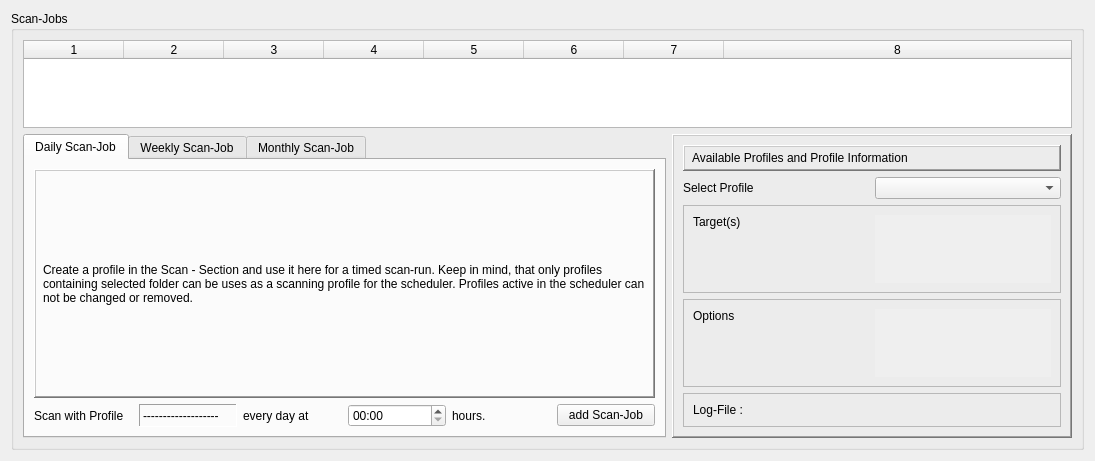
<?xml version="1.0" encoding="UTF-8"?>
<ui version="4.0">
 <class>scheduler</class>
 <widget class="QWidget" name="scheduler">
  <property name="geometry">
   <rect>
    <x>0</x>
    <y>0</y>
    <width>1095</width>
    <height>461</height>
   </rect>
  </property>
  <property name="windowTitle">
   <string>Form</string>
  </property>
  <layout class="QGridLayout" name="gridLayout">
   <item row="0" column="0">
    <widget class="QGroupBox" name="groupBox">
     <property name="title">
      <string>Scan-Jobs</string>
     </property>
     <layout class="QGridLayout" name="gridLayout_2">
      <item row="1" column="0">
       <widget class="QTabWidget" name="tabWidget">
        <property name="tabPosition">
         <enum>QTabWidget::TabPosition::North</enum>
        </property>
        <property name="tabShape">
         <enum>QTabWidget::TabShape::Rounded</enum>
        </property>
        <property name="currentIndex">
         <number>0</number>
        </property>
        <property name="iconSize">
         <size>
          <width>22</width>
          <height>22</height>
         </size>
        </property>
        <property name="elideMode">
         <enum>Qt::TextElideMode::ElideRight</enum>
        </property>
        <widget class="QWidget" name="dailyTab">
         <attribute name="icon">
          <iconset resource="../resources.qrc">
           <normaloff>:/icons/icons/daily.png</normaloff>:/icons/icons/daily.png</iconset>
         </attribute>
         <attribute name="title">
          <string>Daily Scan-Job</string>
         </attribute>
         <layout class="QGridLayout" name="gridLayout_3">
          <item row="1" column="0">
           <widget class="QLabel" name="dailyScanWithLabel">
            <property name="text">
             <string>Scan with Profile</string>
            </property>
           </widget>
          </item>
          <item row="1" column="1">
           <widget class="QLabel" name="dailyProfileLabel">
            <property name="frameShape">
             <enum>QFrame::Shape::Panel</enum>
            </property>
            <property name="frameShadow">
             <enum>QFrame::Shadow::Sunken</enum>
            </property>
            <property name="text">
             <string>-------------------</string>
            </property>
           </widget>
          </item>
          <item row="1" column="2">
           <widget class="QLabel" name="dailyAtLabel">
            <property name="text">
             <string>every day at</string>
            </property>
           </widget>
          </item>
          <item row="1" column="3">
           <widget class="QTimeEdit" name="dailyTimeEdit">
            <property name="displayFormat">
             <string>hh:mm</string>
            </property>
           </widget>
          </item>
          <item row="1" column="4">
           <widget class="QLabel" name="dailyAClockLabel">
            <property name="text">
             <string>hours.</string>
            </property>
           </widget>
          </item>
          <item row="1" column="5">
           <widget class="QPushButton" name="dailyAddScanJobButton">
            <property name="text">
             <string>add Scan-Job</string>
            </property>
            <property name="icon">
             <iconset resource="../resources.qrc">
              <normaloff>:/icons/icons/scheduleAddButton.png</normaloff>:/icons/icons/scheduleAddButton.png</iconset>
            </property>
            <property name="iconSize">
             <size>
              <width>22</width>
              <height>22</height>
             </size>
            </property>
           </widget>
          </item>
          <item row="0" column="0" colspan="6">
           <widget class="QLabel" name="dailyInfoLabel">
            <property name="styleSheet">
             <string notr="true">padding:5px</string>
            </property>
            <property name="frameShape">
             <enum>QFrame::Shape::WinPanel</enum>
            </property>
            <property name="frameShadow">
             <enum>QFrame::Shadow::Raised</enum>
            </property>
            <property name="text">
             <string>Create a profile in the Scan - Section and use it here for a timed scan-run. Keep in mind, that only profiles containing selected folder can be uses as a scanning profile for the scheduler. Profiles active in the scheduler can not be changed or removed.</string>
            </property>
            <property name="wordWrap">
             <bool>true</bool>
            </property>
           </widget>
          </item>
         </layout>
        </widget>
        <widget class="QWidget" name="weeklyTab">
         <attribute name="icon">
          <iconset resource="../resources.qrc">
           <normaloff>:/icons/icons/weekly.png</normaloff>:/icons/icons/weekly.png</iconset>
         </attribute>
         <attribute name="title">
          <string>Weekly Scan-Job</string>
         </attribute>
         <layout class="QGridLayout" name="gridLayout_4">
          <item row="1" column="0">
           <widget class="QLabel" name="weeklyScanWithLabel">
            <property name="text">
             <string>Scan with Profile</string>
            </property>
           </widget>
          </item>
          <item row="1" column="1">
           <widget class="QLabel" name="weeklyProfileLabel">
            <property name="frameShape">
             <enum>QFrame::Shape::Panel</enum>
            </property>
            <property name="frameShadow">
             <enum>QFrame::Shadow::Sunken</enum>
            </property>
            <property name="text">
             <string>-------------------</string>
            </property>
           </widget>
          </item>
          <item row="1" column="2">
           <widget class="QLabel" name="weeklyEveryLabel">
            <property name="text">
             <string>every</string>
            </property>
           </widget>
          </item>
          <item row="1" column="3">
           <widget class="QComboBox" name="weeklyDayOfWeekComboBox">
            <item>
             <property name="text">
              <string>Monday</string>
             </property>
            </item>
            <item>
             <property name="text">
              <string>Tuesday</string>
             </property>
            </item>
            <item>
             <property name="text">
              <string>Wednesday</string>
             </property>
            </item>
            <item>
             <property name="text">
              <string>Thursdas</string>
             </property>
            </item>
            <item>
             <property name="text">
              <string>Friday</string>
             </property>
            </item>
            <item>
             <property name="text">
              <string>Saturday</string>
             </property>
            </item>
            <item>
             <property name="text">
              <string>Sunday</string>
             </property>
            </item>
           </widget>
          </item>
          <item row="1" column="4">
           <widget class="QLabel" name="weeklyAtLabel">
            <property name="text">
             <string>at</string>
            </property>
           </widget>
          </item>
          <item row="1" column="5">
           <widget class="QTimeEdit" name="weeklyTimeEdit">
            <property name="displayFormat">
             <string>hh:mm</string>
            </property>
           </widget>
          </item>
          <item row="1" column="6">
           <widget class="QLabel" name="weeklyAClockLabel">
            <property name="text">
             <string>hours.</string>
            </property>
           </widget>
          </item>
          <item row="1" column="7">
           <widget class="QPushButton" name="weeklyAddScanJobButton">
            <property name="text">
             <string>add Scan-Job</string>
            </property>
            <property name="icon">
             <iconset resource="../resources.qrc">
              <normaloff>:/icons/icons/scheduleAddButton.png</normaloff>:/icons/icons/scheduleAddButton.png</iconset>
            </property>
            <property name="iconSize">
             <size>
              <width>22</width>
              <height>22</height>
             </size>
            </property>
           </widget>
          </item>
          <item row="0" column="0" colspan="8">
           <widget class="QLabel" name="weeklyInfoLabel">
            <property name="styleSheet">
             <string notr="true">padding:5px</string>
            </property>
            <property name="frameShape">
             <enum>QFrame::Shape::WinPanel</enum>
            </property>
            <property name="frameShadow">
             <enum>QFrame::Shadow::Raised</enum>
            </property>
            <property name="text">
             <string>Create a profile in the Scan - Section and use it here for a timed scan-run. Keep in mind, that only profiles containing selected folder can be uses as a scanning profile for the scheduler. Profiles active in the scheduler can not be changed or removed.</string>
            </property>
            <property name="wordWrap">
             <bool>true</bool>
            </property>
           </widget>
          </item>
         </layout>
        </widget>
        <widget class="QWidget" name="monthlyTab">
         <attribute name="icon">
          <iconset resource="../resources.qrc">
           <normaloff>:/icons/icons/monthly.png</normaloff>:/icons/icons/monthly.png</iconset>
         </attribute>
         <attribute name="title">
          <string>Monthly Scan-Job</string>
         </attribute>
         <layout class="QGridLayout" name="gridLayout_5">
          <item row="1" column="0">
           <widget class="QLabel" name="monthlyScanWithLabel">
            <property name="text">
             <string>Scan with Profile</string>
            </property>
           </widget>
          </item>
          <item row="1" column="1">
           <widget class="QLabel" name="monthlyProfileLable">
            <property name="frameShape">
             <enum>QFrame::Shape::Panel</enum>
            </property>
            <property name="frameShadow">
             <enum>QFrame::Shadow::Sunken</enum>
            </property>
            <property name="text">
             <string>-------------------</string>
            </property>
           </widget>
          </item>
          <item row="1" column="2">
           <widget class="QLabel" name="monthlyEveryLabel">
            <property name="text">
             <string>at the</string>
            </property>
           </widget>
          </item>
          <item row="1" column="3">
           <widget class="QSpinBox" name="monthlyDaySpinBox">
            <property name="minimum">
             <number>1</number>
            </property>
            <property name="maximum">
             <number>28</number>
            </property>
           </widget>
          </item>
          <item row="1" column="4">
           <widget class="QLabel" name="monthlyAtLabel">
            <property name="text">
             <string>day at</string>
            </property>
           </widget>
          </item>
          <item row="1" column="5">
           <widget class="QTimeEdit" name="monthlyTimeEdit">
            <property name="displayFormat">
             <string>hh:mm</string>
            </property>
           </widget>
          </item>
          <item row="1" column="6">
           <widget class="QLabel" name="monthlyAClockLabel">
            <property name="text">
             <string>hours.</string>
            </property>
           </widget>
          </item>
          <item row="1" column="7">
           <widget class="QPushButton" name="monthlyAddScanJobButton">
            <property name="text">
             <string>add Scan-Job</string>
            </property>
            <property name="icon">
             <iconset resource="../resources.qrc">
              <normaloff>:/icons/icons/scheduleAddButton.png</normaloff>:/icons/icons/scheduleAddButton.png</iconset>
            </property>
            <property name="iconSize">
             <size>
              <width>22</width>
              <height>22</height>
             </size>
            </property>
           </widget>
          </item>
          <item row="0" column="0" colspan="8">
           <widget class="QLabel" name="monthlyInfoLabel">
            <property name="styleSheet">
             <string notr="true">padding:5px</string>
            </property>
            <property name="frameShape">
             <enum>QFrame::Shape::WinPanel</enum>
            </property>
            <property name="frameShadow">
             <enum>QFrame::Shadow::Raised</enum>
            </property>
            <property name="text">
             <string>Create a profile in the Scan - Section and use it here for a timed scan-run. Keep in mind, that only profiles containing selected folder can be uses as a scanning profile for the scheduler. Profiles active in the scheduler can not be changed or removed.</string>
            </property>
            <property name="wordWrap">
             <bool>true</bool>
            </property>
           </widget>
          </item>
         </layout>
        </widget>
       </widget>
      </item>
      <item row="0" column="0" colspan="2">
       <widget class="QTableWidget" name="scanJobTableWidget">
        <property name="editTriggers">
         <set>QAbstractItemView::EditTrigger::NoEditTriggers</set>
        </property>
        <property name="showDropIndicator" stdset="0">
         <bool>false</bool>
        </property>
        <property name="wordWrap">
         <bool>false</bool>
        </property>
        <property name="columnCount">
         <number>8</number>
        </property>
        <attribute name="horizontalHeaderCascadingSectionResizes">
         <bool>true</bool>
        </attribute>
        <attribute name="horizontalHeaderShowSortIndicator" stdset="0">
         <bool>true</bool>
        </attribute>
        <attribute name="horizontalHeaderStretchLastSection">
         <bool>true</bool>
        </attribute>
        <attribute name="verticalHeaderVisible">
         <bool>false</bool>
        </attribute>
        <attribute name="verticalHeaderStretchLastSection">
         <bool>false</bool>
        </attribute>
        <column/>
        <column/>
        <column/>
        <column/>
        <column/>
        <column/>
        <column/>
        <column/>
       </widget>
      </item>
      <item row="1" column="1">
       <widget class="QFrame" name="profileInfoFrame">
        <property name="minimumSize">
         <size>
          <width>400</width>
          <height>0</height>
         </size>
        </property>
        <property name="frameShape">
         <enum>QFrame::Shape::WinPanel</enum>
        </property>
        <property name="frameShadow">
         <enum>QFrame::Shadow::Raised</enum>
        </property>
        <layout class="QGridLayout" name="gridLayout_8">
         <item row="0" column="0">
          <widget class="QLabel" name="profileInfoHeaderLabel">
           <property name="styleSheet">
            <string notr="true">padding:5px;</string>
           </property>
           <property name="frameShape">
            <enum>QFrame::Shape::WinPanel</enum>
           </property>
           <property name="frameShadow">
            <enum>QFrame::Shadow::Raised</enum>
           </property>
           <property name="text">
            <string>Available Profiles and Profile Information</string>
           </property>
          </widget>
         </item>
         <item row="1" column="0">
          <layout class="QHBoxLayout" name="horizontalLayout">
           <item>
            <widget class="QLabel" name="profileLabel">
             <property name="text">
              <string>Select Profile</string>
             </property>
            </widget>
           </item>
           <item>
            <widget class="QComboBox" name="profileComboBox"/>
           </item>
          </layout>
         </item>
         <item row="2" column="0">
          <widget class="QFrame" name="frame">
           <property name="frameShape">
            <enum>QFrame::Shape::StyledPanel</enum>
           </property>
           <property name="frameShadow">
            <enum>QFrame::Shadow::Raised</enum>
           </property>
           <layout class="QHBoxLayout" name="horizontalLayout_4">
            <item>
             <layout class="QHBoxLayout" name="horizontalLayout_2">
              <item>
               <widget class="QLabel" name="targetLabel">
                <property name="text">
                 <string>Target(s)</string>
                </property>
                <property name="alignment">
                 <set>Qt::AlignmentFlag::AlignLeading|Qt::AlignmentFlag::AlignLeft|Qt::AlignmentFlag::AlignTop</set>
                </property>
               </widget>
              </item>
              <item>
               <widget class="QScrollArea" name="targetScrollArea">
                <property name="sizePolicy">
                 <sizepolicy hsizetype="Minimum" vsizetype="Expanding">
                  <horstretch>0</horstretch>
                  <verstretch>0</verstretch>
                 </sizepolicy>
                </property>
                <property name="frameShape">
                 <enum>QFrame::Shape::NoFrame</enum>
                </property>
                <property name="widgetResizable">
                 <bool>true</bool>
                </property>
                <widget class="QWidget" name="targetScrollAreaWidgetContents">
                 <property name="geometry">
                  <rect>
                   <x>0</x>
                   <y>0</y>
                   <width>175</width>
                   <height>68</height>
                  </rect>
                 </property>
                 <layout class="QVBoxLayout" name="targetVerticalLayout">
                  <item>
                   <widget class="QLabel" name="targetInfoLabel">
                    <property name="styleSheet">
                     <string notr="true"/>
                    </property>
                    <property name="frameShape">
                     <enum>QFrame::Shape::NoFrame</enum>
                    </property>
                    <property name="frameShadow">
                     <enum>QFrame::Shadow::Plain</enum>
                    </property>
                    <property name="text">
                     <string/>
                    </property>
                    <property name="scaledContents">
                     <bool>true</bool>
                    </property>
                    <property name="alignment">
                     <set>Qt::AlignmentFlag::AlignLeading|Qt::AlignmentFlag::AlignLeft|Qt::AlignmentFlag::AlignTop</set>
                    </property>
                    <property name="wordWrap">
                     <bool>true</bool>
                    </property>
                   </widget>
                  </item>
                 </layout>
                </widget>
               </widget>
              </item>
             </layout>
            </item>
           </layout>
          </widget>
         </item>
         <item row="3" column="0">
          <widget class="QFrame" name="frame_2">
           <property name="frameShape">
            <enum>QFrame::Shape::StyledPanel</enum>
           </property>
           <property name="frameShadow">
            <enum>QFrame::Shadow::Raised</enum>
           </property>
           <layout class="QGridLayout" name="gridLayout_6">
            <item row="0" column="0">
             <layout class="QHBoxLayout" name="horizontalLayout_3">
              <item>
               <widget class="QLabel" name="optionsLabel">
                <property name="text">
                 <string>Options</string>
                </property>
                <property name="alignment">
                 <set>Qt::AlignmentFlag::AlignLeading|Qt::AlignmentFlag::AlignLeft|Qt::AlignmentFlag::AlignTop</set>
                </property>
               </widget>
              </item>
             </layout>
            </item>
            <item row="0" column="1">
             <widget class="QScrollArea" name="optionsScrollArea">
              <property name="sizePolicy">
               <sizepolicy hsizetype="Minimum" vsizetype="Expanding">
                <horstretch>0</horstretch>
                <verstretch>0</verstretch>
               </sizepolicy>
              </property>
              <property name="frameShape">
               <enum>QFrame::Shape::NoFrame</enum>
              </property>
              <property name="widgetResizable">
               <bool>true</bool>
              </property>
              <widget class="QWidget" name="scrollAreaWidgetContents">
               <property name="geometry">
                <rect>
                 <x>0</x>
                 <y>0</y>
                 <width>176</width>
                 <height>68</height>
                </rect>
               </property>
               <layout class="QVBoxLayout" name="optionsVerticalLayout">
                <item>
                 <widget class="QLabel" name="optionsInfoLabel">
                  <property name="frameShape">
                   <enum>QFrame::Shape::NoFrame</enum>
                  </property>
                  <property name="frameShadow">
                   <enum>QFrame::Shadow::Plain</enum>
                  </property>
                  <property name="text">
                   <string/>
                  </property>
                  <property name="scaledContents">
                   <bool>true</bool>
                  </property>
                  <property name="alignment">
                   <set>Qt::AlignmentFlag::AlignLeading|Qt::AlignmentFlag::AlignLeft|Qt::AlignmentFlag::AlignTop</set>
                  </property>
                  <property name="wordWrap">
                   <bool>true</bool>
                  </property>
                 </widget>
                </item>
               </layout>
              </widget>
             </widget>
            </item>
           </layout>
          </widget>
         </item>
         <item row="4" column="0">
          <widget class="QFrame" name="frame_3">
           <property name="frameShape">
            <enum>QFrame::Shape::StyledPanel</enum>
           </property>
           <property name="frameShadow">
            <enum>QFrame::Shadow::Raised</enum>
           </property>
           <layout class="QGridLayout" name="gridLayout_7">
            <item row="0" column="0">
             <widget class="QLabel" name="logFileLabel">
              <property name="text">
               <string>Log-File : </string>
              </property>
             </widget>
            </item>
           </layout>
          </widget>
         </item>
         <item row="5" column="0">
          <spacer name="verticalSpacer">
           <property name="orientation">
            <enum>Qt::Orientation::Vertical</enum>
           </property>
           <property name="sizeHint" stdset="0">
            <size>
             <width>20</width>
             <height>34</height>
            </size>
           </property>
          </spacer>
         </item>
        </layout>
       </widget>
      </item>
     </layout>
    </widget>
   </item>
  </layout>
 </widget>
 <resources>
  <include location="../resources.qrc"/>
 </resources>
 <connections>
  <connection>
   <sender>monthlyAddScanJobButton</sender>
   <signal>clicked()</signal>
   <receiver>scheduler</receiver>
   <slot>slot_addMonthlyScanJobButtonClicked()</slot>
   <hints>
    <hint type="sourcelabel">
     <x>568</x>
     <y>443</y>
    </hint>
    <hint type="destinationlabel">
     <x>3</x>
     <y>352</y>
    </hint>
   </hints>
  </connection>
  <connection>
   <sender>weeklyAddScanJobButton</sender>
   <signal>clicked()</signal>
   <receiver>scheduler</receiver>
   <slot>slot_addWeeklyScanJobButtonClicked()</slot>
   <hints>
    <hint type="sourcelabel">
     <x>568</x>
     <y>443</y>
    </hint>
    <hint type="destinationlabel">
     <x>7</x>
     <y>347</y>
    </hint>
   </hints>
  </connection>
  <connection>
   <sender>dailyAddScanJobButton</sender>
   <signal>clicked()</signal>
   <receiver>scheduler</receiver>
   <slot>slot_addDailyScanJobButtonClicked()</slot>
   <hints>
    <hint type="sourcelabel">
     <x>656</x>
     <y>443</y>
    </hint>
    <hint type="destinationlabel">
     <x>6</x>
     <y>320</y>
    </hint>
   </hints>
  </connection>
  <connection>
   <sender>profileComboBox</sender>
   <signal>activated(int)</signal>
   <receiver>scheduler</receiver>
   <slot>slot_profileSelectionChanged()</slot>
   <hints>
    <hint type="sourcelabel">
     <x>969</x>
     <y>238</y>
    </hint>
    <hint type="destinationlabel">
     <x>1087</x>
     <y>230</y>
    </hint>
   </hints>
  </connection>
 </connections>
 <slots>
  <slot>slot_addMonthlyScanJobButtonClicked()</slot>
  <slot>slot_addDailyScanJobButtonClicked()</slot>
  <slot>slot_addWeeklyScanJobButtonClicked()</slot>
  <slot>slot_profileSelectionChanged()</slot>
 </slots>
</ui>
